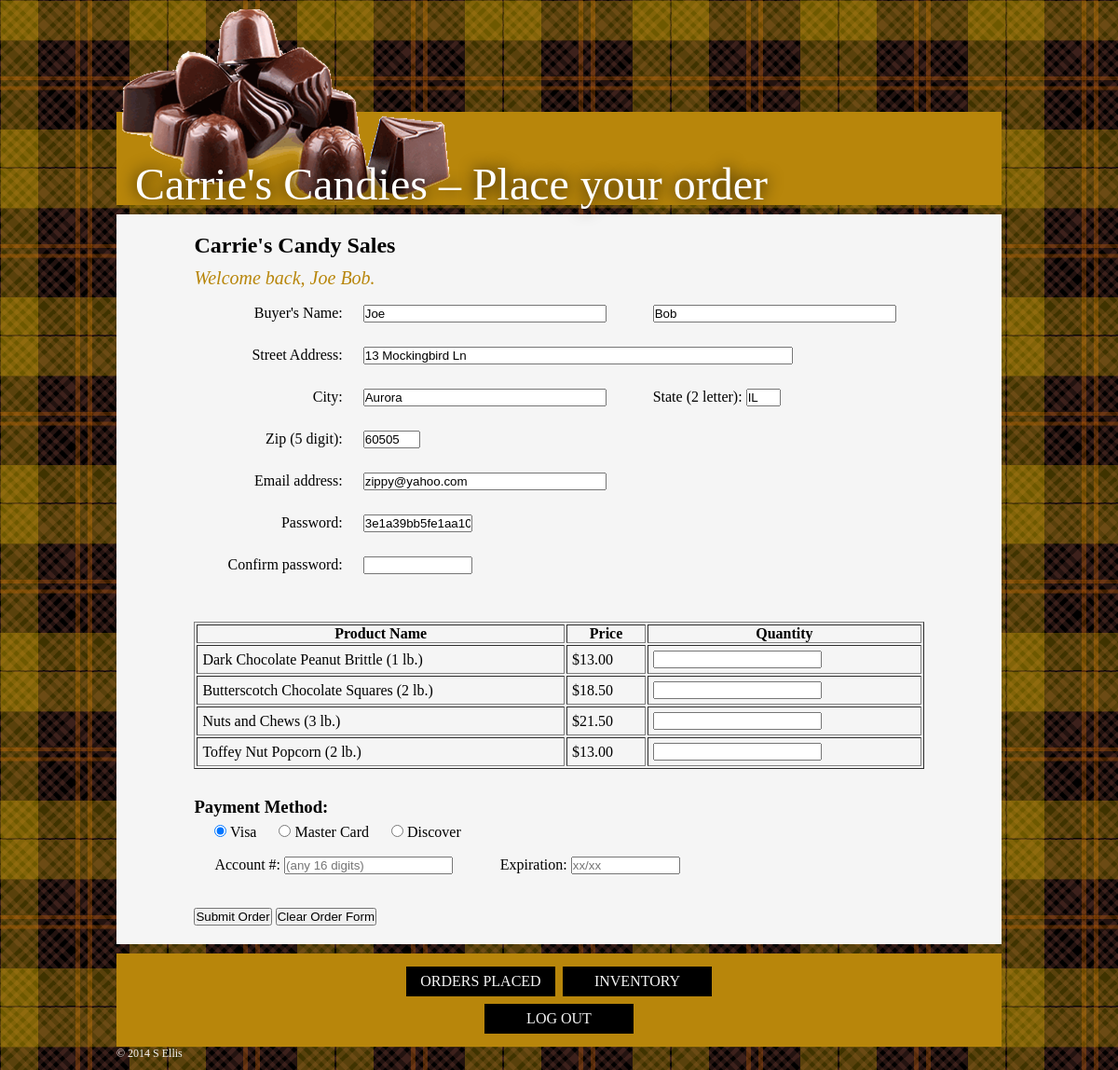
The page /summary.php (signed in) on the database its author committed.
### tables this page shows
CREATE TABLE `t_stock` (
  `prodID` int(10) unsigned NOT NULL AUTO_INCREMENT,
  `descrip` varchar(150) NOT NULL,
  `price` decimal(6,2) unsigned NOT NULL,
  `avail` tinyint(4) NOT NULL,
  `pieceWgt` int(2) unsigned NOT NULL,
  PRIMARY KEY (`prodID`),
  UNIQUE KEY `prodID` (`prodID`),
  KEY `prodID_2` (`prodID`),
  KEY `avail` (`avail`)
);

### html/summary.php (called while the page is built, shortened)
<?php
require('../mysqli_connect.php');
?>
<?php
include("order.php");
?>

### html/order.php (the view, shortened to what this page needs)
  <form id="candy" action = "" method = "post">
      <h2> Carrie's Candy Sales  </h2>
<?php
if(isset($_SESSION['userID']) && !empty($_SESSION['userID'])) {
    printf("<p class='salut'><em>Welcome back, %s %s.</em></p>", $_SESSION['fName'], $_SESSION['lName']);
}else{
    echo "<p class='salut'><em>Welcome – we appreciate your new business.</em></p>";
}
?>
<div>
      <table id='order'>
        <tr>
            <td class="col1">Buyer's Name:</td>
            <td><label for="fName">
           <input type="text"  name="fName" id="fName" size="30" maxlength="50" placeholder="FIRST NAME"
                     value ="<?php echo (isset($_SESSION['fName']) && !empty($_SESSION['fName']))? $_SESSION['fName'] : ''; ?>" />
          </label>
            </td>
          <td><label for="lName">
          <input type="text"  name="lName" id="lName" size="30" maxlength="50" placeholder="LAST NAME"
                     value ="<?php echo (isset($_SESSION['lName']) && !empty($_SESSION['lName']))? $_SESSION['lName'] : ''; ?>"  />
          </label>
          </td>
        </tr>
        <tr>
            <td class="col1"><label for="street">Street Address: </label></td>
          <td colspan="2" > <input type="text"  name="addr" id="street" size="55" maxlength="150"
                     value ="<?php echo (isset($_SESSION['addr']) && !empty($_SESSION['addr']))? $_SESSION['addr'] : ''; ?>" />
          </td>
        </tr>
        <tr>
          <td class="col1"><label for="city">City: </label></td>
          <td> <input type="text"  name="town" id="city" size="30" maxlength="150"
                     value ="<?php echo (isset($_SESSION['town']) && !empty($_SESSION['town']))? $_SESSION['town'] : ''; ?>" />
          </td>
          <td><label for="state">State (2 letter): </label>
              <span class="tdIntd indSt"><input type="text"  name ="steCode" id="state" size="2" maxlength="2"
                     value ="<?php echo (isset($_SESSION['steCode']) && !empty($_SESSION['steCode']))? $_SESSION['steCode'] : ''; ?>" />
            </span>
          </td>
        </tr>
        <tr>
          <td class="col1"><label for="zip">Zip (5 digit): </label></td>
          <td> <input type="text"  name="zip" id="zip" size="5" maxlength="5"
                     value ="<?php echo (isset($_SESSION['zip']) && !empty($_SESSION['zip']))? $_SESSION['zip'] : ''; ?>" />
          </td>
        </tr>
        <tr>
            <td class="col1"><label for="email">Email address: </label></td>
          <td> <input type="text"  name="email" id="email" size="30" maxlength="60"
                     value ="<?php echo (isset($_SESSION['email']) && !empty($_SESSION['email']))? $_SESSION['email'] : ''; ?>" />
          </td>
        </tr>
        <tr>
          <td class="col1"><label for="pass1">Password: </label></td>
          <td> <input type="text"  name="pass1" id="pass1" size="12"
                     value ="<?php echo (isset($_SESSION['pass']) && !empty($_SESSION['pass']))? $_SESSION['pass'] : ''; ?>"  />
          </td>
        </tr>
        <tr>
          <td class="col1"><label for="pass2">Confirm password: </label></td>
          <td> <input type="password"  name="pass2" id="pass2" size="12" />
          </td>
        </tr>
      </table>
      <table id='products' border="border">
        <tr>
          <th> Product Name </th>
          <th> Price </th>
          <th> Quantity </th>
        </tr>
<?php
    $q = 'SELECT * FROM t_stock ORDER BY prodID';
    $r = mysqli_query ($dbc, $q);
    $i = 1;
    while ($row = mysqli_fetch_array($r, MYSQLI_ASSOC)){
        echo "<tr>
            <td><label for=\"choc$i\">{$row['descrip']}"." ({$row['pieceWgt']} lb.)</label></td>
            <td>\${$row['price']}</td>
            <td> <input type='number'  name=\"{$row['prodID']}\" id=\"choc$i\" size ='2' /> </td>
            </tr>";
        $i++;
    }
?>
        </table>
</div>
  <div>
        <h3> Payment Method: </h3>
        <table class="credit">
            <tr class="credit">
                <td>
                 <span>
          <input type = "radio"  name = "payment" id="visa"  value = "visa"
                 checked = "checked" /><label for="visa">&#32Visa </label>
                </span>
                <span>
          <input type = "radio"  name = "payment"  id="mc" value = "mc" />
          <label for="mc">&#32Master Card</label>
                </span>
               <span>
          <input type = "radio"  name = "payment" id="discover"
                 value = "discover" /><label for="discover">&#32Discover</label>
               </span>
             </td>
        </tr>
        <tr class="credit">
            <td class="indCC">
            <label for="acctNum">&#32Account #:</label>
            <input type="text"  name="acctNum" id="acctNum" maxlength="16"
                 placeholder="(any 16 digits)"/>
            </td>
            <td class="indCC">
                <label for="exp">&#32Expiration:</label>
                <input type="text"  name="exp" id="exp" size="12"
                 placeholder = "xx/xx" />
            </td>
        </tr>
        </table>
  </div>
        <p class='buttons'>
            <input id="button" type="submit"  value="Submit Order" />
            <input type="reset"  value="Clear Order Form" />
        </p>
    </form>

### html/css/style.css (style rules this page uses)
* { margin:0; padding:0; }
body { background-image: url('../images/repeat_background_gradient_checked.png'); background-size: 15%; font-size: 100%; margin: 0; }
#wrapper { width: 80%; max-width: 950px; margin: 10px auto; }
#header { background-image: url('../images/types-of-chocolates2.png'), url('../images/headingColor.jpg'); background-position: -1% 60%, bottom ; background-repeat: no-repeat, repeat-x; margin: 0; height: 210px; }
#footer { color: #f5f5f5; font-size: .75em; }
.title { font-size: 3em; font-weight: normal; color: #ffffff; text-shadow: black 0 0 .35em; padding-top: 160px; padding-left: 20px; }
.salut { font-size: 1.25em; margin: 10px 0; color: #b8860b; }
#section { margin: 0; }
.content { background-color: #f5f5f5; padding: 20px 30px; margin: 10px 0; }
#nav { background-color: #b8860b; padding: 10px 0; text-align: center; line-height: 2em; }
a.navlink:link { color: #f5f5f5; text-decoration: none; }
a.navlink { display: inline-block; background-color: #000; margin: 4px 2px; width: 10em; text-transform: uppercase; }
#candy, #stock { margin-left: 6%; margin-right: 6%; }
#products, #customers, #stocklist { width: 100%; margin-top: 30px; margin-bottom: 30px; }
#products td, #customers td, #stocklist td { padding: 5px; }
#order { width: 100%; }
#order, #confirm, .credit { line-height: 1.75em; }
#order td, #confirm td { padding-left: 20px; padding-bottom: 15px; }
table.credit span { margin-right: 20px; }
.credit td { padding-left: 20px; padding-bottom: 5px; }
.col1 { text-align: right; }
.buttons { display: inline-block; padding-top: 25px; }

### rows shown on the page
t_stock: descrip "Dark Chocolate Peanut Brittle", pieceWgt "1", price "13.00"
t_stock: descrip "Butterscotch Chocolate Squares", pieceWgt "2", price "18.50"
t_stock: descrip "Nuts and Chews", pieceWgt "3", price "21.50"
t_stock: descrip "Toffey Nut Popcorn", pieceWgt "2", price "13.00"

### other values the page prints
$_SESSION['fName'] "Joe"
$_SESSION['lName'] "Bob"
